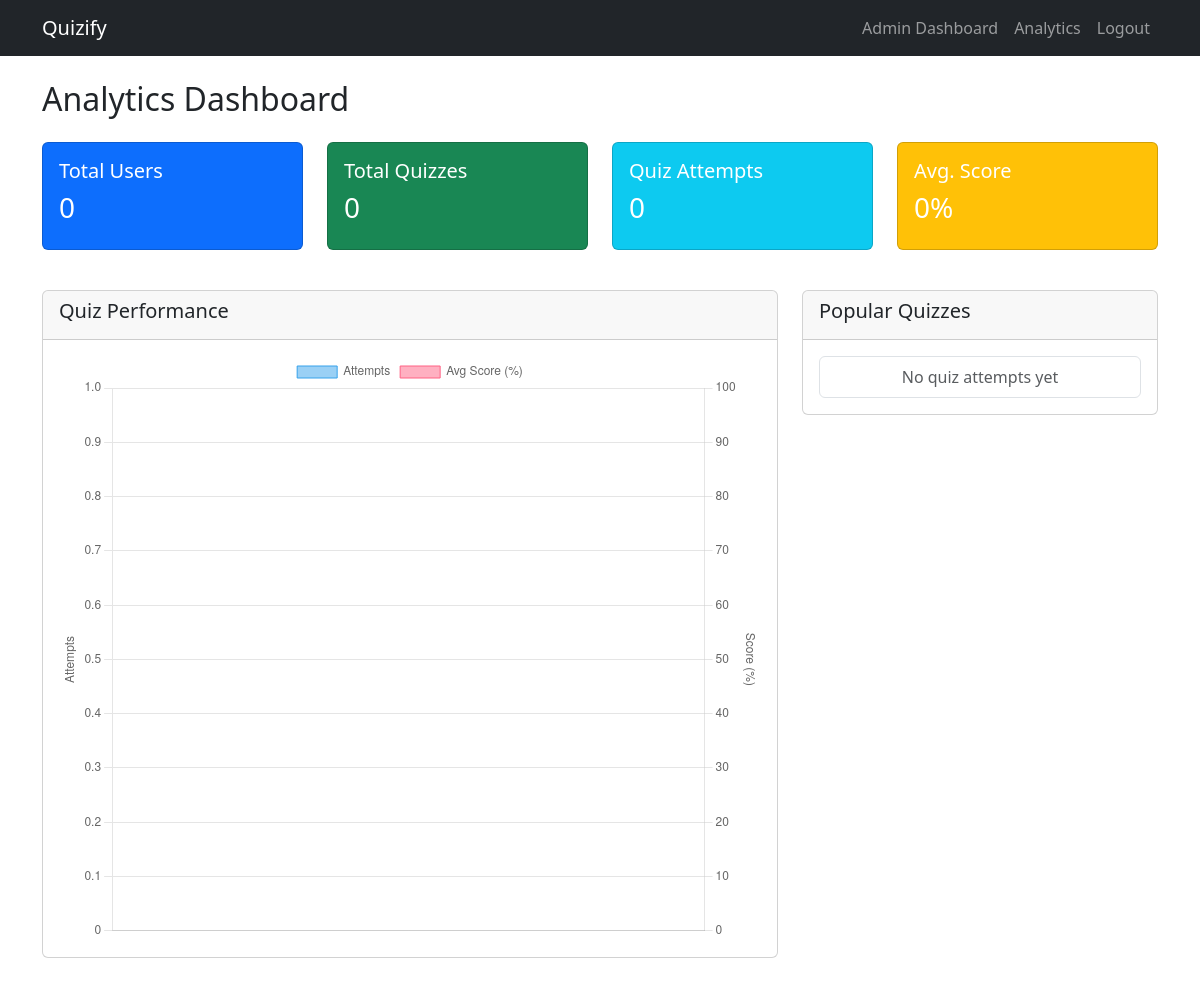
/admin/analytics (signed in), run on an earlier commit of the app's database.
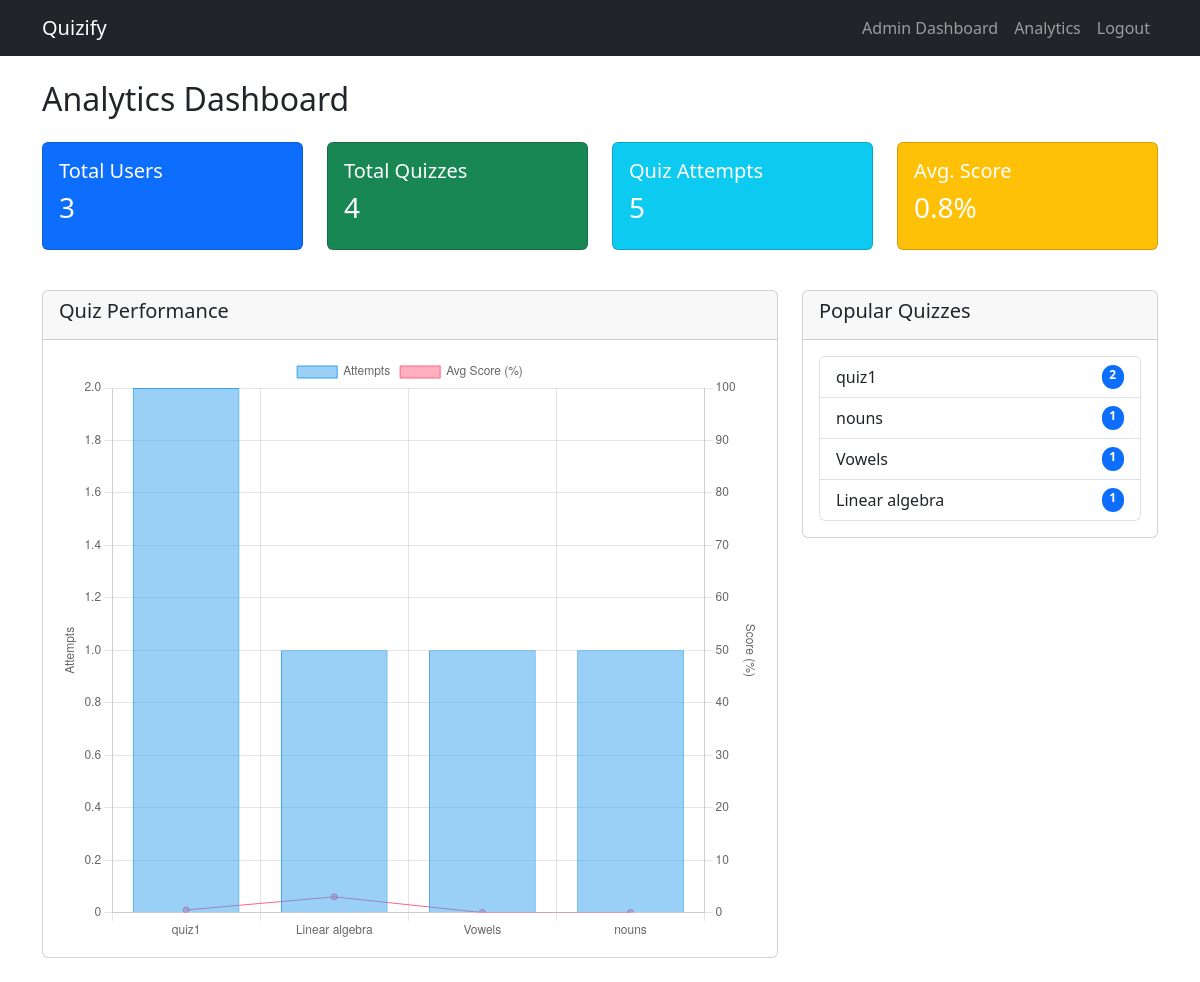
And on a later commit of the database.
### models.py (models this page shows)
class Quiz(db.Model):
    __tablename__ = 'quiz'
    quiz_id = db.Column(db.Integer, primary_key=True)
    quiz_name = db.Column(db.String(50), nullable=False)
    chapter_id = db.Column(db.Integer, db.ForeignKey('chapters.chapter_id'))
    questions = db.relationship('Question', backref='quiz', cascade='all, delete-orphan')

### controllers/admin.py (the view)
@admin.route('/analytics')
@admin_required
def analytics():
    total_users = User.query.filter_by(is_admin=False).count()
    total_quizzes = Quiz.query.count()
    total_attempts = Quiz_Attempt.query.count()
    avg_score = db.session.query(db.func.avg(Quiz_Attempt.quiz_score)).scalar() or 0
    avg_score = round(avg_score, 2)
    popular_quizzes = db.session.query(
        Quiz.quiz_name, db.func.count(Quiz_Attempt.quiz_attempt_id).label('attempts')
    ).join(Quiz_Attempt, Quiz.quiz_id == Quiz_Attempt.quiz_id) \
     .group_by(Quiz.quiz_id) \
     .order_by(db.desc('attempts')) \
     .limit(5).all()
    quiz_data = db.session.query(
        Quiz.quiz_name,
        db.func.count(Quiz_Attempt.quiz_attempt_id).label('attempts'),
        db.func.avg(Quiz_Attempt.quiz_score).label('average_score')
    ).join(Quiz_Attempt, Quiz.quiz_id == Quiz_Attempt.quiz_id) \
     .group_by(Quiz.quiz_id) \
     .limit(5).all()
    quiz_names = [quiz[0] for quiz in quiz_data]
    quiz_attempts = [int(quiz[1]) for quiz in quiz_data]
    quiz_scores = [float(quiz[2] or 0) for quiz in quiz_data]
    return render_template(
        'admin/analytics.html',
        total_users=total_users,
        total_quizzes=total_quizzes,
        total_attempts=total_attempts,
        avg_score=avg_score,
        popular_quizzes=popular_quizzes,
        quiz_names=quiz_names,
        quiz_attempts=quiz_attempts,
        quiz_scores=quiz_scores
    )

### controllers/admin.py (called while the page is built)
def admin_required(f):
    @wraps(f)
    def decorated_function(*args, **kwargs):
        if 'user_id' not in session:
            flash('Please log in first.', 'error')
            return redirect(url_for('auth.login'))
        user = User.query.get(session['user_id'])
        if not user or not user.is_admin:
            flash('Admin access required.', 'error')
            return redirect(url_for('auth.login'))
        return f(*args, **kwargs)
    return decorated_function

### templates/admin/analytics.html (shortened to what this page needs)
{% extends 'base.html' %}
{% block head %}
{{ super() }}
<link rel="stylesheet" href="https://cdn.jsdelivr.net/npm/bootstrap-icons@1.11.0/font/bootstrap-icons.css">
{% endblock %}
{% block content %}
<div class="container my-4">
    <h2 class="mb-4">Analytics Dashboard</h2>
    <div class="row mb-4">
        <div class="col-md-3">
            <div class="card analytics-card bg-primary text-white mb-3">
                <div class="card-body">
                    <h5>Total Users</h5>
                    <h3>{{ total_users }}</h3>
                </div>
            </div>
        </div>
        <div class="col-md-3">
            <div class="card analytics-card bg-success text-white mb-3">
                <div class="card-body">
                    <h5>Total Quizzes</h5>
                    <h3>{{ total_quizzes }}</h3>
                </div>
            </div>
        </div>
        <div class="col-md-3">
            <div class="card analytics-card bg-info text-white mb-3">
                <div class="card-body">
                    <h5>Quiz Attempts</h5>
                    <h3>{{ total_attempts }}</h3>
                </div>
            </div>
        </div>
        <div class="col-md-3">
            <div class="card analytics-card bg-warning text-white mb-3">
                <div class="card-body">
                    <h5>Avg. Score</h5>
                    <h3>{{ avg_score }}%</h3>
                </div>
            </div>
        </div>
    </div>
    <div class="row">
        <div class="col-lg-8">
            <div class="card">
                <div class="card-header">
                    <h5>Quiz Performance</h5>
                </div>
                <div class="card-body">
                    <canvas id="performanceChart" height="250"></canvas>
                </div>
            </div>
        </div>
        <div class="col-lg-4">
            <div class="card">
                <div class="card-header">
                    <h5>Popular Quizzes</h5>
                </div>
                <div class="card-body">
                    <ul class="list-group">
                        {% for quiz in popular_quizzes %}
                        <li class="list-group-item d-flex justify-content-between">
                            {{ quiz[0] }}
                            <span class="badge bg-primary rounded-pill">{{ quiz[1] }}</span>
                        </li>
                        {% else %}
                        <li class="list-group-item text-center text-muted">No quiz attempts yet</li>
                        {% endfor %}
                    </ul>
                </div>
            </div>
        </div>
    </div>
</div>
<script>
    document.addEventListener('DOMContentLoaded', function () {
        const ctx = document.getElementById('performanceChart').getContext('2d');
        new Chart(ctx, {
            type: 'bar',
            data: {
                labels: {{ quiz_names| tojson }},
        datasets: [
        {
            label: 'Attempts',
            data: {{ quiz_attempts| tojson }},
        backgroundColor: 'rgba(54, 162, 235, 0.5)',
        borderColor: 'rgba(54, 162, 235, 1)',
        borderWidth: 1,
        yAxisID: 'y'
                    },
        {
            label: 'Avg Score (%)',
            data: {{ quiz_scores| tojson }},
        backgroundColor: 'rgba(255, 99, 132, 0.5)',
        borderColor: 'rgba(255, 99, 132, 1)',
        borderWidth: 1,
        type: 'line',
        yAxisID: 'y1'
                    }
    ]
            },
        options: {
        responsive: true,
        interaction: {
            mode: 'index',
            intersect: false,
        },
        scales: {
            y: {
                type: 'linear',
                position: 'left',
                title: {
                    display: true,
                    text: 'Attempts'
                }
            },
            y1: {
                type: 'linear',
                position: 'right',
                grid: {
                    drawOnChartArea: false,
                },
                title: {
                    display: true,
                    text: 'Score (%)'
                },
                min: 0,
                max: 100
            }
        }
    }
        });
    });
</script>
{% endblock %}

### templates/base.html (shortened to what this page needs)
<!DOCTYPE html>
<html lang="en">
<head>
    {% block head %}
    <link href="https://cdn.jsdelivr.net/npm/bootstrap@5.3.3/dist/css/bootstrap.min.css" rel="stylesheet"
>
    {% endblock %}
</head>
<body>
    {% include 'navbar.html' %}
    <div id="content">{% block content %}{% endblock %}</div>
</body>
</html>

### templates/navbar.html (shortened to what this page needs)
<nav class="navbar navbar-expand-lg navbar-dark bg-dark">
    <div class="container">
        <a class="navbar-brand" href="#">Quizify</a>
        <div class="collapse navbar-collapse" id="navbarNav">
            <ul class="navbar-nav ms-auto">
                {% if session.get('user_id') %}
                    {% if session.get('role') == 'admin' %}
                        <li class="nav-item">
                            <a class="nav-link" href="{{ url_for('admin.dashboard') }}">Admin Dashboard</a>
                        </li>
                        <li class="nav-item">
                            <a class="nav-link" href="{{ url_for('admin.analytics') }}">Analytics</a>
                        </li>
                        <li class="nav-item">
                            <a class="nav-link" href="{{ url_for('auth.logout') }}">Logout</a>
                        </li>
                    {% endif %}
                {% endif %}
            </ul>
        </div>
    </div>
</nav>

What changed in the data, as far as the page shows it:
added Quiz: quiz_name "quiz1", quiz "2"
added Quiz: quiz_name "nouns", quiz "1"
added Quiz: quiz_name "Vowels", quiz "1"
added Quiz: quiz_name "Linear algebra", quiz "1"
Also different on the page:
{{ total_users }}: "0" → "3"
{{ total_quizzes }}: "0" → "4"
{{ total_attempts }}: "0" → "5"
{{ avg_score }}: "0" → "0.8"
chart data {{ quiz_names| tojson }}: [] → ["quiz1", "Linear algebra", "Vowels", "nouns"]
chart data {{ quiz_attempts| tojson }}: [] → [2, 1, 1, 1]
chart data {{ quiz_scores| tojson }}: [] → [0.5, 3.0, 0.0, 0.0]
text no longer shown: "No quiz attempts yet"
